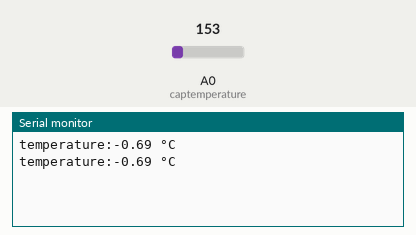
Simulated run of this sketch. Board: Arduino Uno, built with avr-gcc and run on an emulated ATmega328P. Shown: the last lines printed to the serial monitor. The test bench sets the inputs (shaded band); at power-on: A0 (captemperature) = 153.

Above: at 1.8 s.
1.9 s: A0 (captemperature) set to 165
At 2.8 s:
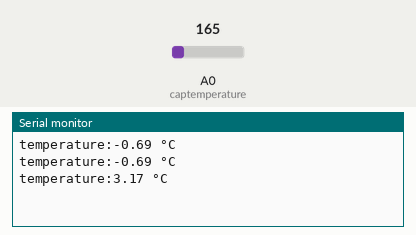
3.4 s: A0 (captemperature) set to 175
At 4.3 s:
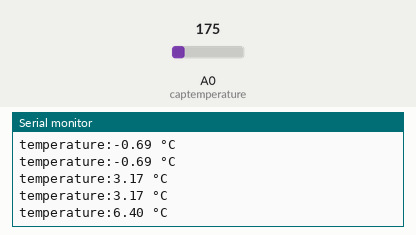
Timing chart, 0 to 6.4 s (numbered marks = the images above; inputs shaded):
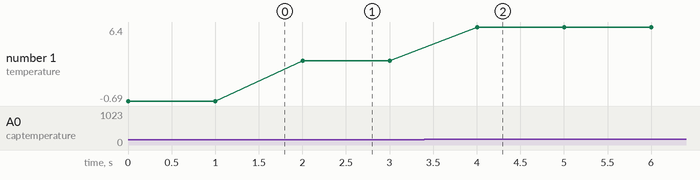

The sketch:

cansat.ino
```cpp
const int captemperature = A0 ;

void setup() {
 Serial.begin(9600);

}

void loop() {
  int valtemperature = analogRead(captemperature);
  float temperature = valtemperature * 3.3;
 temperature /= 1024.0;
 temperature = ( temperature - 0.5) * 100 ;      //calcule v -> °C
  Serial.print("temperature:");
  Serial.print(temperature);
  Serial.println( " °C" );
  delay(1000);                                        //temps en millisecondes
}
```

Measured:
- after the input at 1.9 s, the serial monitor: prints a new line after 0.10 s (image 1)
- after the input at 3.4 s, the serial monitor: prints a new line after 0.60 s (image 2)
- plotted number 1: -0.69 → 3.17 after the input at 1.9 s, 3.17 → 6.4 after the input at 3.4 s
